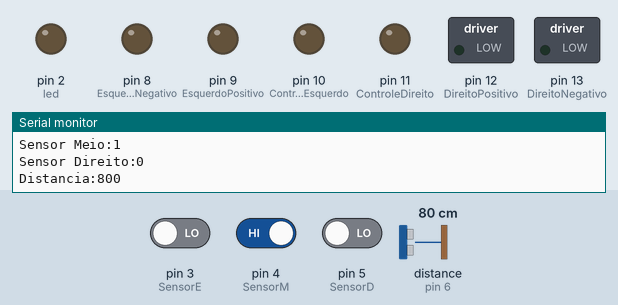
A sketch run on a simulated Arduino Uno, built with avr-gcc and run on an emulated ATmega328P. Parts: switched loads named in the sketch (green lamp = pin HIGH), output pins drawn as LEDs (lit = HIGH), the last lines printed to the serial monitor. The test bench sets the inputs (shaded band); at power-on: distance to the obstacle (sensor on pin 6) 80 cm, pin 3 (SensorE) LOW, pin 4 (SensorM) HIGH, pin 5 (SensorD) LOW. The echo pulse lasts 58.3 µs per cm.

Above: at 6.2 s.
6.3 s: distance to the obstacle (sensor on pin 6) set to 12 cm
9.3 s: distance to the obstacle (sensor on pin 6) set to 9 cm
At 9.9 s:
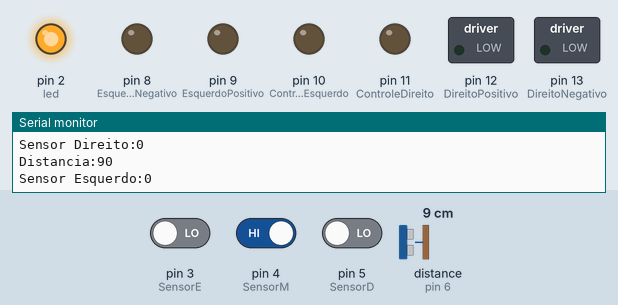
Timing chart, 0 to 12.3 s (numbered marks = the images above; inputs shaded):
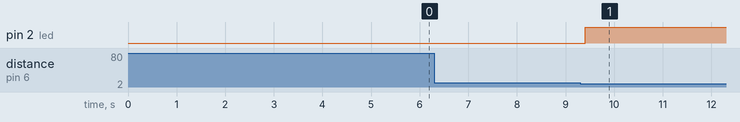

The sketch:

indexLineFollower.ino
```cpp
#include <hcsr04.h>

#define DireitoPositivo 12 // signal pin 1 for the right motor, connect to IN1
#define DireitoNegativo 13  // signal pin 2 for the right motor, connect to IN2
#define ControleDireito 11 // enable pin for the right motor (PWM enabled)

#define EsquerdoPositivo 9 // signal pin 1 for the left motor, connect to IN3
#define EsquerdoNegativo 8 // signal pin 2 for the left motor, connect to IN4
#define ControleEsquerdo 10 // enable pin for the left motor (PWM enabled)

#define SensorE 3 // Declara em qual porta estara saindo os dados dos sensores
#define SensorD 5
#define SensorM 4

#define trigger 7
#define echo 6

#define led 2

bool sensorE = 0;
bool sensorD = 0;
bool sensorM = 0;

int distancia = 66;

HCSR04 ultrassonico(trigger, echo);

int velocidade = 150; // Velocidade em condições perfeitas
int erro = 0;// Velocidade em caso o carrinho saia da rota
int parado = 0;

void setup() {

  Serial.begin(9600);

  pinMode(DireitoPositivo, OUTPUT);
  pinMode(DireitoNegativo, OUTPUT);
  pinMode(ControleDireito, OUTPUT);

  pinMode(EsquerdoPositivo, OUTPUT);
  pinMode(EsquerdoNegativo, OUTPUT);
  pinMode(ControleEsquerdo, OUTPUT);

  pinMode(sensorE, INPUT);
  pinMode(sensorD, INPUT);
  pinMode(sensorM, INPUT);

  pinMode(led, OUTPUT);

  delay(5000);
}

void loop(){

sensorE = digitalRead(SensorE);
sensorD = digitalRead(SensorD);
sensorM = digitalRead(SensorM);
distancia = (ultrassonico.distanceInMillimeters());


Serial.println("");
Serial.print("Distancia:");
Serial.print(distancia);

Serial.println("");
Serial.print("Sensor Esquerdo:");
Serial.print(sensorE);

Serial.println("");
Serial.print("Sensor Meio:");
Serial.print(sensorM);

Serial.println("");
Serial.print("Sensor Direito:");
Serial.print(sensorD);


    if (distancia <= 100){
      Parado();
      luz(HIGH);
    }

else if ((sensorE == 1) and (sensorD == 1) and (sensorM == 0))  {
      Frente();
      luz(LOW);
  }

//SENSOR E e SENSOR M no preto e SENSOR D no branco, vira para esquerda até o M ficar no branco
else if ((sensorE == 1) and (sensorD == 0) and (sensorM == 1))  {
      Direita();
      luz(LOW);
  }

//SENSOR D e SENSOR M no preto e SENSOR E no branco, vira para direita até o M ficar no branco
else if ((sensorE == 0) and (sensorD == 1) and (sensorM == 1))  {
      Esquerda();
      luz(LOW);
      }

}


void Frente(){
  digitalWrite(DireitoPositivo, LOW);
  digitalWrite(DireitoNegativo, HIGH);

  digitalWrite(EsquerdoPositivo, LOW);
  digitalWrite(EsquerdoNegativo, HIGH);

  analogWrite(ControleDireito, velocidade);
  analogWrite(ControleEsquerdo, velocidade);
  delay(4);
}


void Esquerda(){
  digitalWrite(DireitoPositivo, LOW);
  digitalWrite(DireitoNegativo, HIGH);

  digitalWrite(EsquerdoPositivo, LOW);
  digitalWrite(EsquerdoNegativo, LOW);

  analogWrite(ControleDireito, velocidade);
  analogWrite(ControleEsquerdo, erro);
  delay(4);
}

void Direita(){
  digitalWrite(DireitoPositivo, LOW);
  digitalWrite(DireitoNegativo, LOW);

  digitalWrite(EsquerdoPositivo, LOW);
  digitalWrite(EsquerdoNegativo, HIGH);

  analogWrite(ControleDireito, erro);
  analogWrite(ControleEsquerdo, velocidade);
  delay(4);
}

void Parado(){
  digitalWrite(DireitoPositivo, LOW);
  digitalWrite(DireitoNegativo, LOW);

  digitalWrite(EsquerdoPositivo, LOW);
  digitalWrite(EsquerdoNegativo, LOW);

  analogWrite(ControleDireito, 0);
  analogWrite(ControleEsquerdo, 0);
  delay(4);

}

void luz(char valor){
    digitalWrite(led, valor);
}
```

Measured:
- the behaviour switches between 11 and 10 cm on distance to the obstacle (sensor on pin 6) (found by bisection; images 0 and 1)
- after the input at 9.3 s, pin 2 (led): LOW → HIGH after 0.10 s
